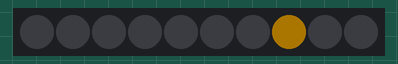
A sketch run on a simulated Arduino Uno, built with avr-gcc and run on an emulated ATmega328P. Parts: 10 RGB LEDs in strip order, left to right. Dim RGB values are drawn brighter than linear; random numbers use the default seed unless the sketch sets one.

Above: at 0.51 s.
At 2.02 s:
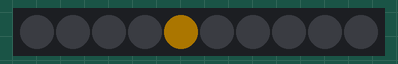
At 4.31 s:
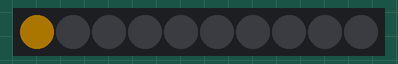
At 7.18 s:
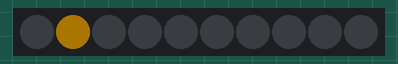
At 16.12 s:
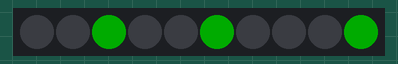
At 31.34 s:
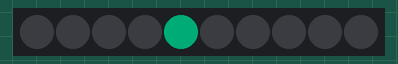

The sketch:

NeoPixelHoops.ino
```cpp
// Low power NeoPixel earrings example.  Makes a nice blinky display
// with just a few LEDs on at any time...uses MUCH less juice than
// rainbow display!

#include <Adafruit_NeoPixel.h>

#define PIN 1
#define NUMPIX 10

Adafruit_NeoPixel pixels = Adafruit_NeoPixel(NUMPIX, PIN);

uint8_t  mode   = 0, // Current animation effect
         offset = 0; // Position of spinny eyes
uint32_t color  = 0xFFAE00; // Start color
uint32_t prevTime;
uint32_t arrows; // Define 3 steps for arrow animation

void setup() {
  pixels.begin();
  pixels.setBrightness(48); // brightness
  prevTime = millis();
}

void loop() {
  uint8_t  i;
  uint32_t t;
  uint8_t  numPixOn = 2;

  switch(mode) {

   case 0: // Random sparks - just one LED on at a time!
    i = random(NUMPIX*2); // 1/2 of pixels on?
    pixels.setPixelColor(i, color);
    pixels.show();
    delay(10);
    pixels.setPixelColor(i, 0);
    break;

   case 1: // Spinny wheels
    for(i=0; i<NUMPIX; i++) {
      uint32_t c = 0;
      if(((offset + i) & 15) < numPixOn) c = color; // use variable to set the number of pixels on during cycle
      pixels.setPixelColor( i, c);
    }
    pixels.show();
    offset++;
    delay(50);
    break;

    case 2: // Arrows animation
      arrows = 0b010101000100100010101000100100;
      uint32_t c = 0;
      for(i=0; i<3; i++) {
        for(uint8_t j=0; j<NUMPIX; j++) {
          if (arrows&1)
            c = 0x00FF00;
          else
            c = 0;
          pixels.setPixelColor( j, c);  // Solid green color
          arrows >>= 1;
        }
      pixels.show();
      delay(150);
      }
  }

  t = millis();
  if((t - prevTime) > 8000) {      // Every 8 seconds...
    mode++;                        // Next mode
    if(mode > 2) {                 // End of modes?
      mode = 0;                    // Start modes over
      color >>= 8;                 // Next color R->G->B
      if(!color) color = 0xFFAE00; //0xFF0000; // Reset to color
    }
    for(i=0; i<NUMPIX; i++) pixels.setPixelColor(i, 0); // clear all pixels
    prevTime = t;
  }
}
```
